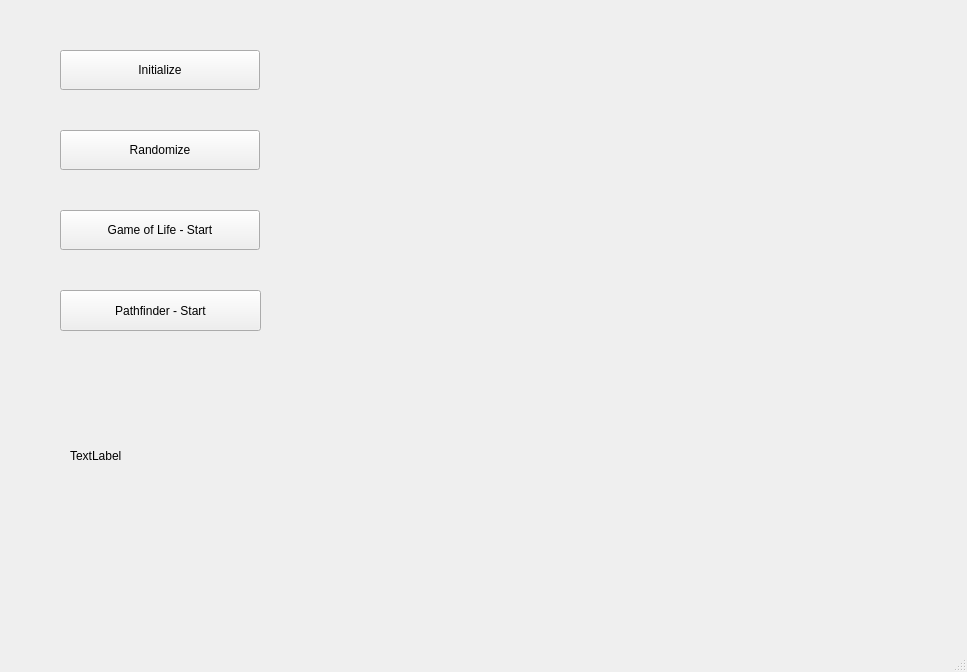
<?xml version="1.0" encoding="UTF-8"?>
<ui version="4.0">
 <class>MainWindow</class>
 <widget class="QMainWindow" name="MainWindow">
  <property name="geometry">
   <rect>
    <x>0</x>
    <y>0</y>
    <width>967</width>
    <height>672</height>
   </rect>
  </property>
  <property name="windowTitle">
   <string>MainWindow</string>
  </property>
  <widget class="QWidget" name="centralwidget">
   <widget class="QWidget" name="widget" native="true">
    <property name="geometry">
     <rect>
      <x>340</x>
      <y>20</y>
      <width>620</width>
      <height>620</height>
     </rect>
    </property>
   </widget>
   <widget class="QPushButton" name="butt_init">
    <property name="geometry">
     <rect>
      <x>60</x>
      <y>50</y>
      <width>200</width>
      <height>40</height>
     </rect>
    </property>
    <property name="text">
     <string>Initialize</string>
    </property>
   </widget>
   <widget class="QPushButton" name="butt_rand">
    <property name="geometry">
     <rect>
      <x>60</x>
      <y>130</y>
      <width>200</width>
      <height>40</height>
     </rect>
    </property>
    <property name="text">
     <string>Randomize</string>
    </property>
   </widget>
   <widget class="QPushButton" name="butt_gol">
    <property name="geometry">
     <rect>
      <x>60</x>
      <y>210</y>
      <width>200</width>
      <height>40</height>
     </rect>
    </property>
    <property name="text">
     <string>Game of Life - Start</string>
    </property>
   </widget>
   <widget class="QPushButton" name="butt_path">
    <property name="geometry">
     <rect>
      <x>60</x>
      <y>290</y>
      <width>201</width>
      <height>41</height>
     </rect>
    </property>
    <property name="text">
     <string>Pathfinder - Start</string>
    </property>
   </widget>
   <widget class="QLabel" name="label">
    <property name="geometry">
     <rect>
      <x>70</x>
      <y>420</y>
      <width>201</width>
      <height>71</height>
     </rect>
    </property>
    <property name="text">
     <string>TextLabel</string>
    </property>
   </widget>
  </widget>
  <widget class="QMenuBar" name="menubar">
   <property name="geometry">
    <rect>
     <x>0</x>
     <y>0</y>
     <width>967</width>
     <height>21</height>
    </rect>
   </property>
  </widget>
  <widget class="QStatusBar" name="statusbar"/>
 </widget>
 <resources/>
 <connections/>
</ui>
